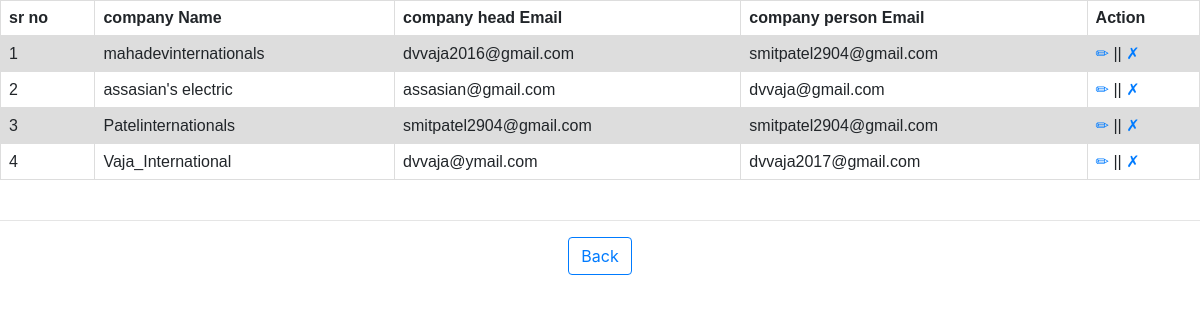
/hello/viewcom/, run on the app's committed database.
### hello/models.py (models this page shows)
class com(models.Model):
    coname=models.CharField(max_length=80)
    cohmail=models.CharField(max_length=80)
    copmail=models.CharField(max_length=80)

### hello/views.py (the view)
# urls.py: path('viewcom/',views.viewcom,name="viewcom"),
def viewcom(request):
    results=com.objects.all()
    return render(request,"VIewCom.html",{"crudst":results})

### hello/templates/VIewCom.html (shortened to what this page needs)
<html>
<head>
  <link rel="stylesheet" href="https://cdn.jsdelivr.net/npm/bootstrap@4.5.3/dist/css/bootstrap.min.css">
</head>
<body>
<table border="1"align="center">
    <tr>
        <th>sr no</th>
        <th>company Name</th>
        <th>company head Email</th>
        <th>company person Email</th>
        <th>Action</th>
    </tr>
     {% for displayst in crudst %}
        <tr>
            <td>{{forloop.counter}}</td>
            <td>{{displayst.coname}}</td>
            <td>{{displayst.cohmail}}</td>
            <td>{{displayst.copmail}}</td>
            <td> <a href="{% url 'hello:comupdate' displayst.id %}">  &#x270F; </a> ||
                <a href="{% url 'hello:comdel' displayst.id %}">&#x2717;</a> </td>
             </tr>
    {% endfor %}
</table>
<br>
<hr>
<center><a href="{% url 'admin1:ind' %}" class="btn btn-outline-primary">Back</a></center>
</body>
</html>

### hello/templates/VIewCom.html (style rules this page uses)
table { font-family: arial, sans-serif; border-collapse: collapse; width: 100%; }
td, th { border: 1px solid #dddddd; text-align: left; padding: 8px; }
tr:nth-child(even) { background-color: #dddddd; }

### data on the page
com: coname "mahadevinternationals", cohmail "dvvaja2016@gmail.com", copmail "smitpatel2904@gmail.com"
com: coname "assasian's electric", cohmail "assasian@gmail.com", copmail "dvvaja@gmail.com"
com: coname "Patelinternationals", cohmail "smitpatel2904@gmail.com", copmail "smitpatel2904@gmail.com"
com: coname "Vaja_International", cohmail "dvvaja@ymail.com", copmail "dvvaja2017@gmail.com"
